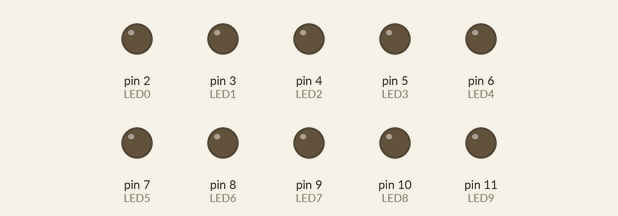
Recording of a sketch running on a simulated Arduino Uno, built with avr-gcc and run on an emulated ATmega328P. Shown: output pins drawn as LEDs (lit = HIGH). Random numbers use the default seed unless the sketch sets one.

Above: at 0.1 s.
At 7.9 s:
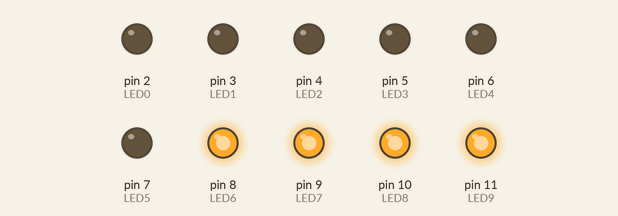
At 16.71 s:
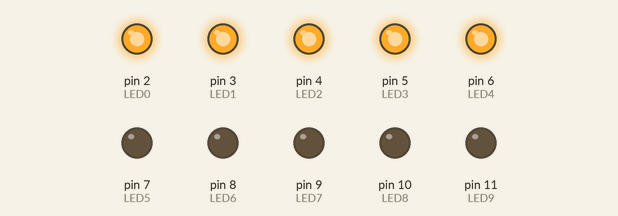
At 18.12 s:
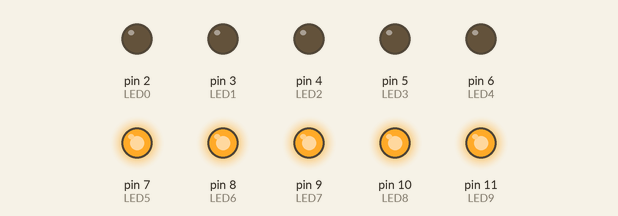
At 28.6 s:
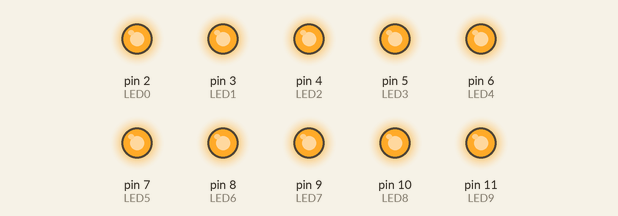
At 39.92 s:
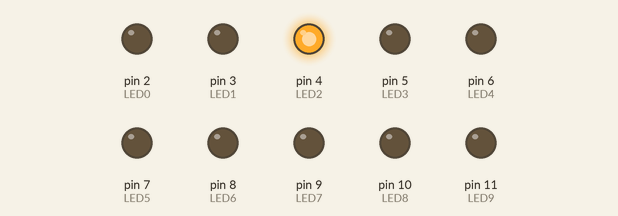
Timing chart, 0 to 40.0 s (numbered marks = the images above):
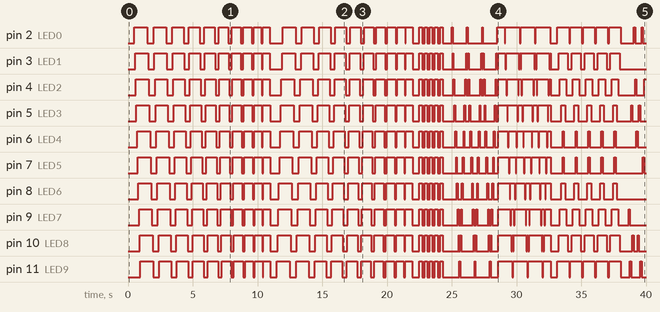

Measured:
- by itself, pin 2 (LED0): LOW → HIGH at 0.50 s, → LOW 1.0 s later, → HIGH 0.50 s later, → LOW 0.95 s later, … (78 changes in this stretch)
- by itself, pin 3 (LED1): LOW → HIGH at 0.55 s, → LOW 1.0 s later, → HIGH 0.50 s later, → LOW 0.95 s later, … (86 changes in this stretch)
- by itself, pin 4 (LED2): LOW → HIGH at 0.60 s, → LOW 1.0 s later, → HIGH 0.49 s later, → LOW 0.95 s later, … (89 changes in this stretch)
- by itself, pin 5 (LED3): LOW → HIGH at 0.65 s, → LOW 1.0 s later, → HIGH 0.49 s later, → LOW 0.95 s later, … (90 changes in this stretch)
- by itself, pin 6 (LED4): LOW → HIGH at 0.70 s, → LOW 1.0 s later, → HIGH 0.48 s later, → LOW 0.95 s later, … (88 changes in this stretch)
- by itself, pin 7 (LED5): LOW → HIGH at 0.75 s, → LOW 1.0 s later, → HIGH 0.48 s later, → LOW 0.95 s later, … (88 changes in this stretch)
- by itself, pin 8 (LED6): LOW → HIGH at 0.80 s, → LOW 1.0 s later, → HIGH 0.47 s later, → LOW 0.95 s later, … (86 changes in this stretch)
- by itself, pin 9 (LED7): LOW → HIGH at 0.85 s, → LOW 1.0 s later, → HIGH 0.47 s later, → LOW 0.95 s later, … (88 changes in this stretch)

The sketch:

JogoLeds.ino
```cpp
/*
 * Programa de efeito visual em um conjunto de 10 Leds
 *
 */


//Define as varáveis que representam os pinos onde os Leds estarão ligados
int LED0 = 2;
int LED1 = 3;
int LED2 = 4;
int LED3 = 5;
int LED4 = 6;
int LED5 = 7;
int LED6 = 8;
int LED7 = 9;
int LED8 = 10;
int LED9 = 11;

//Define um array de 10 leds
int LED[] = {LED0, LED1, LED2, LED3, LED4, LED5, LED6, LED7, LED8, LED9};


void setup() {
 //Define os pinos conectados aos leds como pinos de saída
 pinMode(LED0,OUTPUT);
 pinMode(LED1,OUTPUT);
 pinMode(LED2,OUTPUT);
 pinMode(LED3,OUTPUT);
 pinMode(LED4,OUTPUT);
 pinMode(LED5,OUTPUT);
 pinMode(LED6,OUTPUT);
 pinMode(LED7,OUTPUT);
 pinMode(LED8,OUTPUT);
 pinMode(LED9,OUTPUT);
}

void loop() {
  //Chama cada método de efeito visual dos leds
  sequencia_1();
  sequencia_2();
  sequencia_3();
  sequencia_4();
  sequencia_5();
  sequencia_6();
  sequencia_7();
}


//***************************************************************************
//Método que apaga todos os Leds e os mantêm apagados por um determinado tempo (em milisegundos)
//***************************************************************************
void apagaLeds(int tempo) {
  for (int posLED = 0; posLED < 10; posLED++) {
      digitalWrite(LED[posLED],LOW);
  }
  delay(tempo);
}


//***************************************************************************
//Método que acende todos os Leds e os mantêm acesos por um determinado tempo (em milisegundos)
//***************************************************************************
void acendeLeds(int tempo) {
  for (int posLED = 0; posLED < 10; posLED++) {
      digitalWrite(LED[posLED],HIGH);
  }
  delay(tempo);
}


//***************************************************************************
//Método que faz os leds acenderem da esquerda para a direita aumentando a velocidade até que todos fiquem acesos
//***************************************************************************
void sequencia_1() {
  apagaLeds(500);
  int tempo = 50;
  do {
    for (int posLED = 0; posLED < 10; posLED++) {
      digitalWrite(LED[posLED],HIGH);
      delay(tempo);
    }
    delay(500);
    for (int posLED = 0; posLED < 10; posLED++) {
      digitalWrite(LED[posLED],LOW);
      delay(tempo);
    }
    tempo = tempo - 5;
  } while (tempo > 0);
}

//***************************************************************************
//Método que faz os leds acenderem da direita para a esquera aumentando a velocidade até que todos fiquem acesos
//***************************************************************************
void sequencia_2() {
  apagaLeds(500);
  int tempo = 50;
  do {
    for (int posLED = 9; posLED >= 0; posLED--) {
      digitalWrite(LED[posLED],HIGH);
      delay(tempo);
    }
    delay(500);
    for (int posLED = 9; posLED >= 0; posLED--) {
      digitalWrite(LED[posLED],LOW);
      delay(tempo);
    }
    tempo = tempo - 5;
  } while (tempo > 0);
}


//***************************************************************************
//Método que faz todos os leds piscarem juntos
//***************************************************************************
void sequencia_3() {
  apagaLeds(500);
  int tempo = 200;
  int contador = 0;

  do {
    acendeLeds(tempo);
    apagaLeds(tempo);
    contador++;
  } while (contador < 5);
}


//***************************************************************************
//Método que faz um led aceso percorrer todo o conjunto e depois faz um led apagado percorrer todo o conjunto
//***************************************************************************
void sequencia_4() {
  int tempo = 65;

  apagaLeds(500);
  digitalWrite(LED0,HIGH);
  delay(tempo);
  int contador = 0;
  do {
    for (int posLED = 1; posLED < 10; posLED++) {
      digitalWrite(LED[posLED],HIGH);
      digitalWrite(LED[posLED-1],LOW);
      delay(tempo);
    };
    for (int posLED = 8; posLED >= 0; posLED--) {
      digitalWrite(LED[posLED],HIGH);
      digitalWrite(LED[posLED+1],LOW);
      delay(tempo);
    }
    contador++;
  } while (contador < 3);

  acendeLeds(500);
  digitalWrite(LED0,LOW);
  delay(tempo);
  contador = 0;
  do {
    for (int posLED = 1; posLED < 10; posLED++) {
      digitalWrite(LED[posLED],LOW);
      digitalWrite(LED[posLED-1],HIGH);
      delay(tempo);
    };
    for (int posLED = 8; posLED >= 0; posLED--) {
      digitalWrite(LED[posLED],LOW);
      digitalWrite(LED[posLED+1],HIGH);
      delay(tempo);
    }
    contador++;
  } while (contador < 3);
}


//***************************************************************************
//Método que faz os leds acenderem das extremidades para o centro
//***************************************************************************
void sequencia_5() {
  apagaLeds(500);
  int tempo = 100;
  int contador = 0;
  do {
    for (int posLED = 0; posLED < 5; posLED++) {
      digitalWrite(LED[posLED],HIGH);
      digitalWrite(LED[9-posLED],HIGH);
      delay(tempo);
    };
    for (int posLED = 4; posLED >= 0; posLED--) {
      digitalWrite(LED[posLED],LOW);
      digitalWrite(LED[9-posLED],LOW);
      delay(tempo);
    }
    contador++;
  } while (contador < 5);
}


//***************************************************************************
//Método que faz um led piscar de forma aleatória
//***************************************************************************
void sequencia_6() {
  apagaLeds(500);
  int tempo = 100;
  int contador = 0;
  long ledPos;
  do {
    ledPos = random(0,10);
    digitalWrite(LED[ledPos],HIGH);
    delay(tempo);
    digitalWrite(LED[ledPos],LOW);
    contador++;
  } while (contador < 50);
}


//***************************************************************************
//Método que faz os leds acenderem e depois apagarem de forma aleatória
//***************************************************************************
void sequencia_7() {
  int tempo = 100;
  int contador = 0;

  apagaLeds(500);
  long ledPos;
  do {
    ledPos = random(0,10);
    digitalWrite(LED[ledPos],HIGH);
    delay(tempo);
    contador++;
  } while (contador < 20);
  acendeLeds(500);

  contador = 0;
  do {
    ledPos = random(0,10);
    digitalWrite(LED[ledPos],LOW);
    delay(tempo);
    contador++;
  } while (contador < 20);
  apagaLeds(500);
}
```
